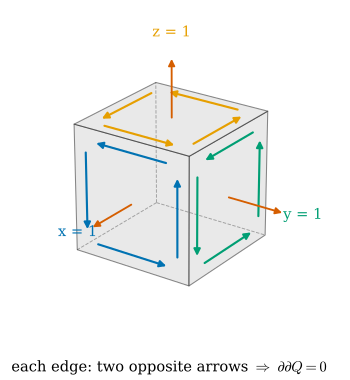

The script that drew this image:
"""Figure 35.4.3: the boundary of the boundary of a cube is empty (Section 35.4, Proposition 35.4.3 and the
derivation of d d = 0).

The unit cube Q = [0, 1]^3 with the standard orientation. Each face {x^i = c} is parametrized by the remaining two
coordinates in increasing order; its Stokes orientation (outward normal first) is that parametrization times the sign
(-1)^(i-1) for c = 1 and (-1)^i for c = 0 (Proposition 35.4.3). The boundary loop of each face is drawn slightly
inside the face: face x = 1 (blue), y = 1 (green), z = 1 (orange). The vermillion arrows are the outward normals.
On each of the three edges shared by two visible faces the two loops run in opposite directions, so the edge cancels.
Self-checks: for all 6 faces the induced loop satisfies det(n, w1, w2) > 0 with (w1, w2) the oriented parameter
directions; each of the 12 edges of the cube lies on exactly two face loops and is traversed in opposite directions.
"""
import itertools

import numpy as np

import dgfig

dgfig.setup()
import matplotlib.pyplot as plt  # noqa: E402
from mpl_toolkits.mplot3d.art3d import Poly3DCollection  # noqa: E402

C = dgfig.COLORS
E3 = np.eye(3)


def face_loop(i, c):
    """Corners of the face x^i = c in Stokes orientation, and its outward normal."""
    others = [j for j in range(3) if j != i]
    sign = (-1) ** i if c == 1 else (-1) ** (i + 1)    # 0-based i: (-1)^(i-1) in 1-based numbering for c = 1
    sq = [(0, 0), (1, 0), (1, 1), (0, 1)]
    if sign < 0:
        sq = sq[::-1]
    pts = []
    for a, b in sq:
        q = np.zeros(3)
        q[i] = c
        q[others[0]], q[others[1]] = a, b
        pts.append(q)
    n = E3[i] if c == 1 else -E3[i]
    # check: outward normal first
    w1, w2 = pts[1] - pts[0], pts[2] - pts[1]
    assert np.linalg.det(np.column_stack([n, w1, w2])) > 0
    return np.array(pts), n


edge_dirs = {}
for i, c in itertools.product(range(3), (0, 1)):
    pts, n = face_loop(i, c)
    for k in range(4):
        a, b = tuple(pts[k]), tuple(pts[(k + 1) % 4])
        key = tuple(sorted([a, b]))
        edge_dirs.setdefault(key, []).append(+1 if (a, b) == key else -1)
assert len(edge_dirs) == 12 and all(sorted(v) == [-1, 1] for v in edge_dirs.values())

fig = plt.figure(figsize=(4.8, 4.6))
ax = dgfig.axes3d(fig, elev=24, azim=35)
cols = {0: C["tangent"], 1: C["third"], 2: C["accent"]}
for i in range(3):
    pts, n = face_loop(i, 1)
    ax.add_collection3d(Poly3DCollection([pts], facecolor=C["surface"], alpha=0.45, edgecolor=C["main"], lw=0.8,
                                         zorder=1))
    cen = pts.mean(0)
    inset = cen + 0.8 * (pts - cen)
    for k in range(4):
        a, b = inset[k], inset[(k + 1) % 4]
        dgfig.arrow3d(ax, a + 0.12 * (b - a), 0.76 * (b - a), role=cols[i], lw=1.6, head=10, zorder=5)
    dgfig.arrow3d(ax, cen, 0.45 * n, role="normal", lw=1.4, head=10, zorder=6)
# hidden edges of the cube
for key in edge_dirs:
    if key[0] == (0.0, 0.0, 0.0):            # the three edges at the origin are hidden
        ax.plot(*zip(key[0], key[1]), color=C["aux"], lw=0.7, ls="--", zorder=0)
for i, lab in zip(range(3), ("x = 1", "y = 1", "z = 1")):
    pts, n = face_loop(i, 1)
    q = pts.mean(0) + 0.62 * n
    ax.text(*q, lab, color=cols[i], fontsize=11, ha="center", zorder=7)
fig.text(0.5, 0.05, r"each edge: two opposite arrows $\Rightarrow$ $\partial\partial Q = 0$", ha="center", fontsize=11)
dgfig.equal_aspect(ax, np.array([[0, 0, 0], [1.45, 1.45, 1.45]]), zoom=1.05)
dgfig.save(fig, __file__)
